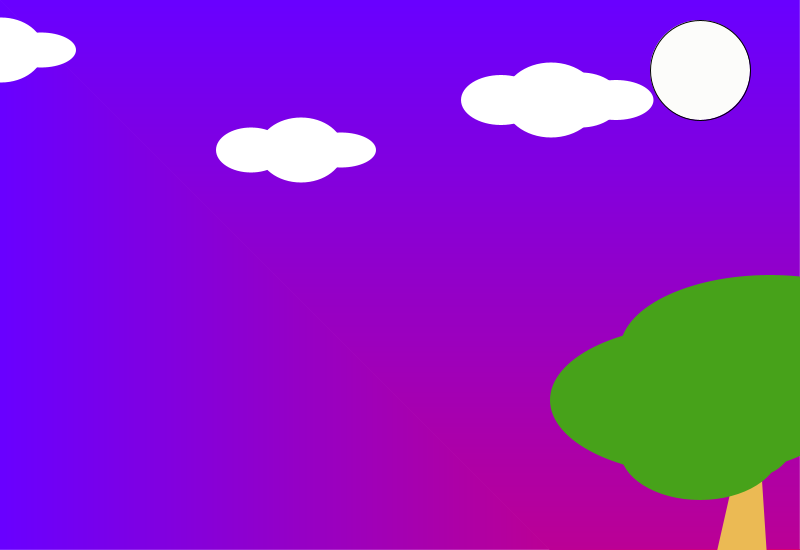
Frame 1 (no input)
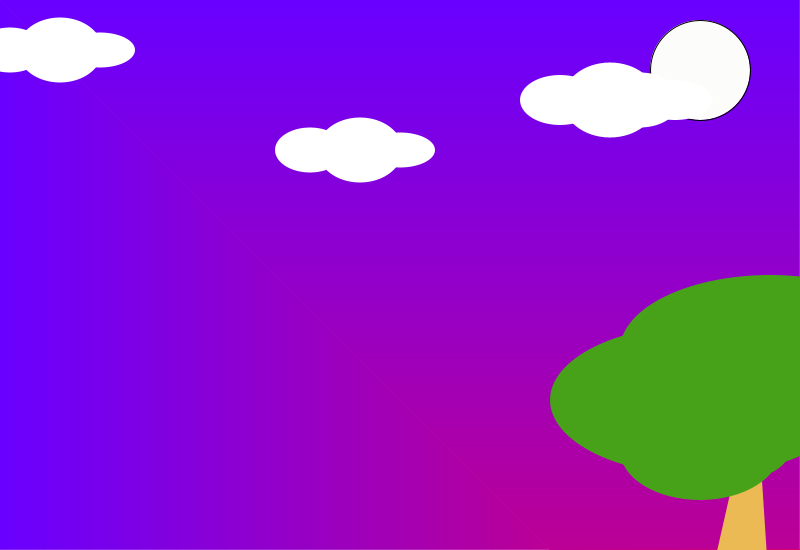
Frame 60 (the mouse pressed at the canvas centre just before this capture)
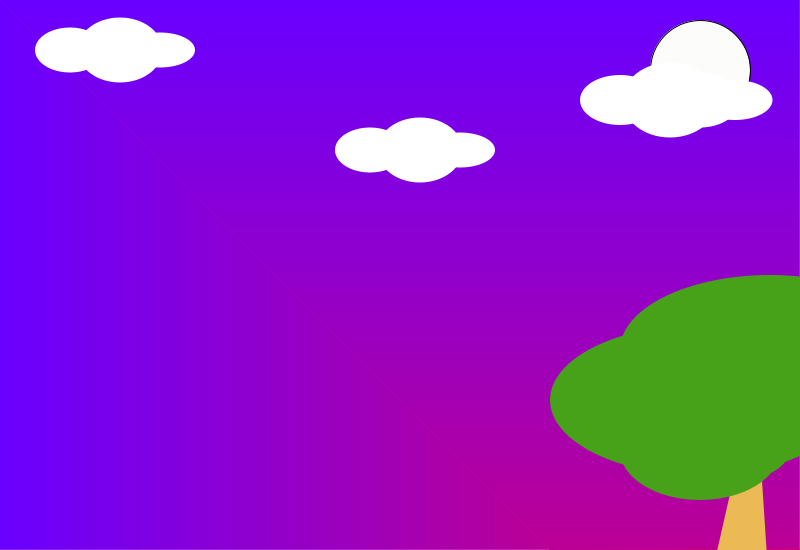
Frame 120 (the mouse held since frame 60 and released just before this capture)

The Processing sketch that drew these frames (run headless with seeded random() and noise(); from frame 60 on, the mouse is pressed at the canvas centre):

// Processing sketch: sketch_uas
// ── sketch_uas.pde
float x, y, z;
float size = 75;
float M, K;
void setup(){
  size(800, 550);
  frameRate(30);
}
void draw(){
  int d;
  d=second();
    background(255);
    noFill();
    int i,j,k,
    i1=105,j1=5,k1=255,
    i2=225,j2=0,k2=100;
    for(int l=0; l<=width-1;l++){
    i=(i1+(i2-i1)*l/(width-1));
    j=(j1+(j2-j1)*l/(width-1));
    k=(k1+(k2-k1)*l/(width-1));
    stroke(i,0,k);
    line(l,height-1,l,l);
    line(l,l,width-1,l);
    }
     //fill(#403E1E);
     //ellipse(850,650,700,700);
     //ellipse(240,550,700,700);
     // fill(#0511E0);
     //ellipse(300,650,650,350);
    // ellipse(450,500,70,350);
    // ellipse(400,500,70,350);
    // ellipse(500,500,70,350);
     
    //pohon
    fill(235,186,84);
    noStroke();
    smooth();
    beginShape();
    vertex(615,1000);
    vertex(796,1000);
    vertex(760,450);
    vertex(740,450);
    endShape();
    fill(71,162,26);
    ellipse(700,400,300,150);
    ellipse(700,450,160,100);
    ellipse(770,350,300,150);
    ellipse(760,340,200,60);
    ellipse(760,400,90,150);
    endShape();
    stroke(0);
     
    //matahari
    fill(#FCFCFA);
    ellipse(700,70,100,100);
    
    //awan
      y = y + 1;
  translate(y-200, height/2-2*size/2);
    noStroke();
    fill(255);
    ellipse(450,-50,70,45);
    ellipse(500,-50,85,65);
    ellipse(540,-50,70,35);
    
    ellipse(700,-100,80,50);
    ellipse(750,-100,95,75);
    ellipse(780,-100,80,55);
    ellipse(815,-100,75,40);
    
    ellipse(150,-150,70,45);
    ellipse(200,-150,85,65);
    ellipse(240,-150,70,35);
   
}
